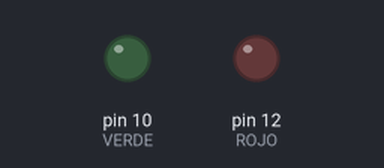
Simulated run of this sketch. Board: Arduino Uno, built with avr-gcc and run on an emulated ATmega328P. Shown: output pins drawn as LEDs (lit = HIGH).

Above: at 1.0 s.
At 3.0 s:
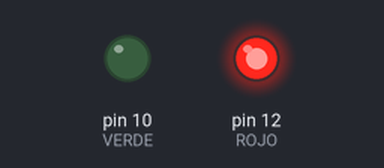
Timing chart, 0 to 5.2 s (numbered marks = the images above):
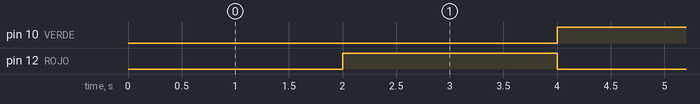

Measured:
- by itself, pin 10 (VERDE), pin 12 (ROJO): alternates HIGH for 2.0 s and LOW for 2.0 s

The sketch:

millis.ino
```cpp
const int ROJO = 12;
const int VERDE = 10;

unsigned long aux;
bool estado = false;

void setup()
{
  pinMode(ROJO, OUTPUT);
  pinMode(VERDE, OUTPUT);

  aux = millis();
}

void loop()
{
  	if((millis()-aux) > 2000)
    {
      estado = !estado;
      digitalWrite(ROJO, estado ? HIGH : LOW);
      digitalWrite(VERDE, estado ? LOW : HIGH);
      aux = millis();
    }
}
```
